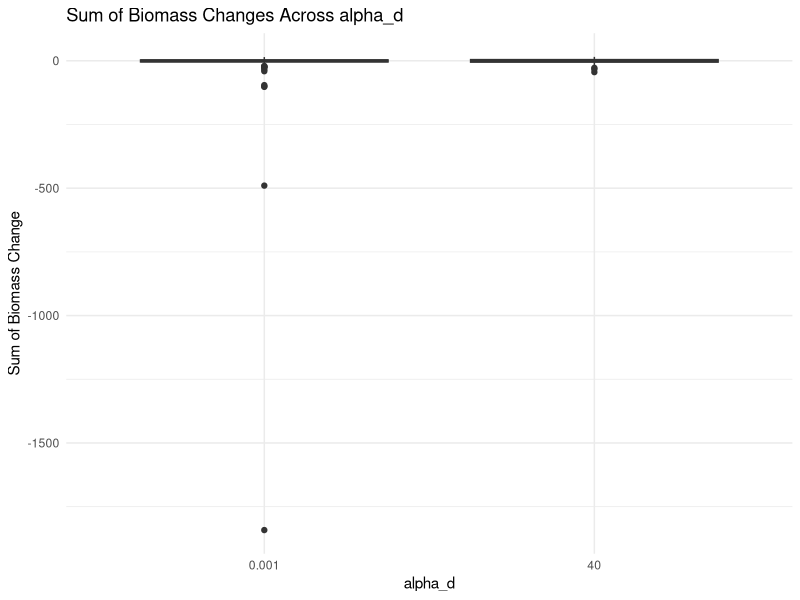
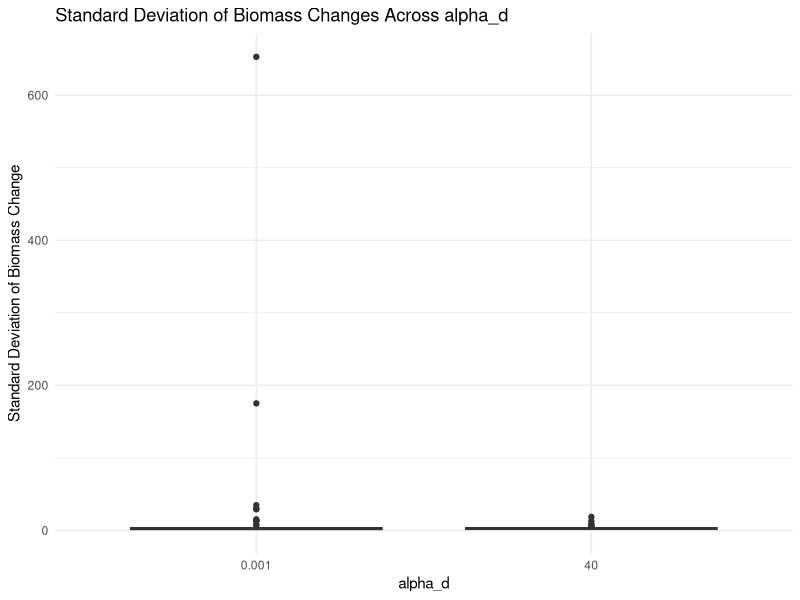
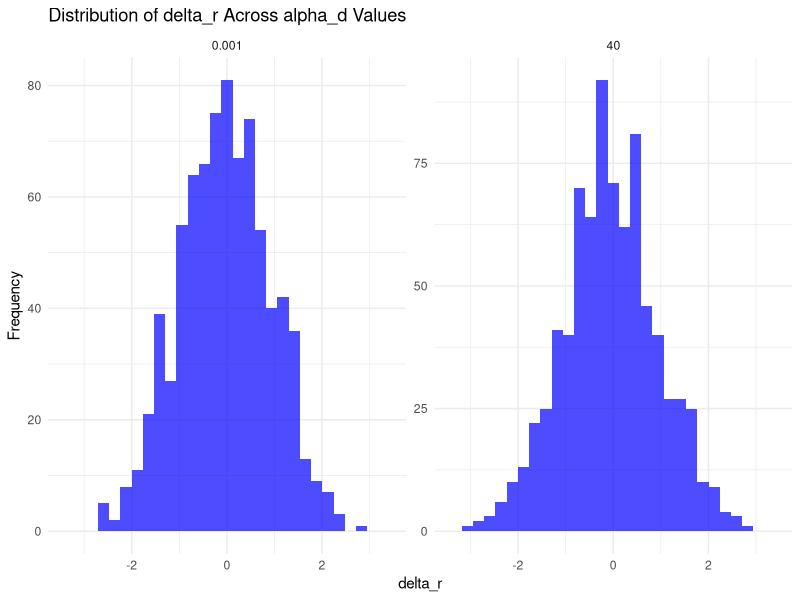
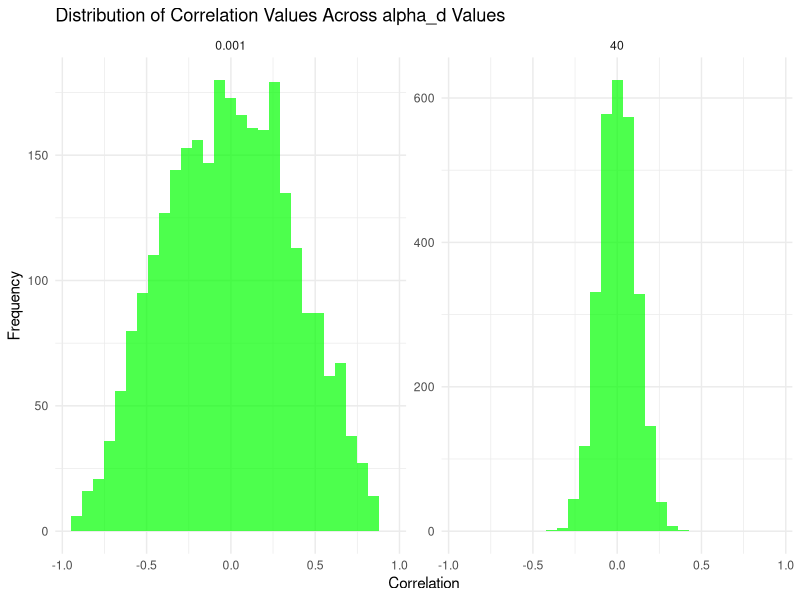
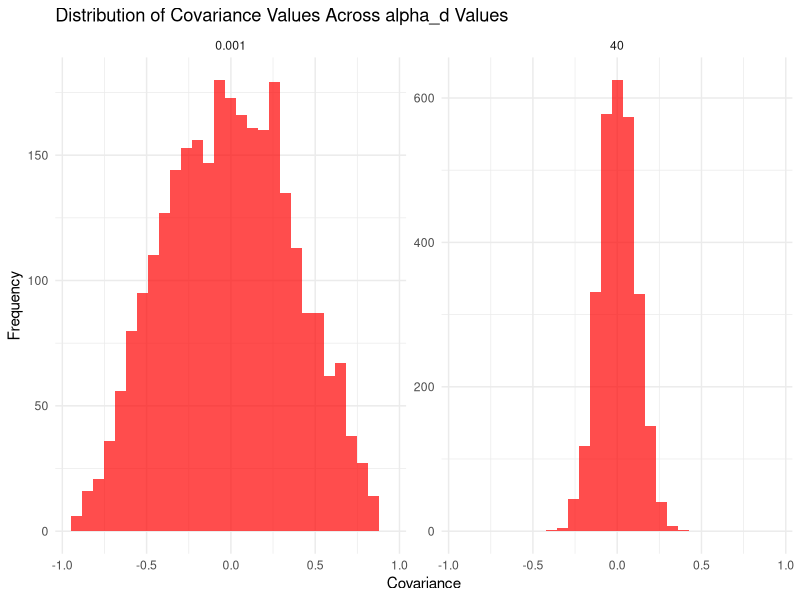

Write the R code that produced these figures, in order.
library(ggplot2)
library(tidyr)
library(dplyr)
library(Matrix)
library(deSolve)
library(clusterGeneration)


# Function to simulate quantitative network
sim_quantitative_network <- function(Net_type, S, C, aij_params) {
  A <- matrix(0, S, S)
  n_pairs <- S * (S - 1) / 2
  B <- runif(n_pairs) <= C
  if (Net_type == "predator-prey") { 
    aij <- -abs(rnorm(n_pairs, aij_params[1], aij_params[2]))
    A[upper.tri(A)] <- B * aij
    A <- t(A)
    aij <- abs(rnorm(n_pairs, aij_params[1], aij_params[2]))
    A[upper.tri(A)] <- B * aij
  } 
  diag(A) <- -runif(S, min = 0, max = 1)
  while(max(Re(eigen(A)$values)) > 0){
    diag(A) <- -runif(S, min = 0, max = 1)
  }
  return(A)
}

# Function to simulate dynamics
fw.model <- function(t, B, params) {
  with(as.list(c(B, params)), {
    B[B < 10^-8] <- 0 
    B[B < 0] <- 0 # Prevent negative biomass
    dBdt <- (params$r + params$A %*% B) * B
    list(dBdt)
  })
}


eventfun <- function(t, B, parms){
  with(as.list(B), {
    B[B < 1e-6] <- 0
    return(B)
  })
}

simulate_dynamics_c <- function(params, model, init_biomass = runif(params$S, min = 1, max = 10)) {
  init_biomass <- as.numeric(init_biomass)
  times <- seq(from = 1, to = params$maxt)
  out <- deSolve::ode(
    y = init_biomass,
    times = times,
    func = fw.model,
    parms = params,
    events = list(func = eventfun, time = times)
  ) %>% as.data.frame()
  return(out)
}


# Function to simulate response
simulate_response <- function(S, C, aij_params, mu_delta_r, sd_delta_r, sd_X, maxt, alpha_d){
  
  # Compute C matrix using rcorrmatrix
  cor_matrix <- clusterGeneration::rcorrmatrix(d = S, alphad = alpha_d)
  
  # Create covariance matrix
  covMat <- diag(sd_X) %*% cor_matrix %*% diag(sd_X)
  
  # Simulate interaction matrix A
  A <- sim_quantitative_network("predator-prey", S = S, C = C, aij_params = aij_params)
  
  equilibrium_pre <- runif(S, 1, 10)
  r_pre <- -A %*% equilibrium_pre
  dyn_params <- list(A = A, r = r_pre, S = S, maxt = maxt) 
  pre_perturb <- simulate_dynamics_c(dyn_params, fw.model)
  equilibrium_pre <- as.numeric(pre_perturb[nrow(pre_perturb), -1])
  
  # Generate delta_r
 #scaling_factor <- 1 / alpha_d
 # delta_r <- MASS::mvrnorm(n = 1, mu = rep(0, S), Sigma = scaling_factor * covMat, empirical = FALSE)
  delta_r <- MASS::mvrnorm(n = 1, mu =  rep(0, S), Sigma = covMat, empirical = FALSE)
  
  dyn_params$r <- dyn_params$r + delta_r 
  post_perturb <- simulate_dynamics_c(dyn_params, fw.model, init_biomass = equilibrium_pre)
  equilibrium_post <- as.numeric(post_perturb[nrow(post_perturb), -1])
  
  df <- data.frame(species = paste0("sp", c(1:S)), 
                   X_pre = equilibrium_pre, 
                   X_post = equilibrium_post)
  
  return(list(df = df, pre_perturb = pre_perturb, 
              post_perturb = post_perturb, 
              Sigma = covMat, 
              C_matrix = cor_matrix, 
              delta_r = delta_r))
}




# Set up the alpha_d values and species number to test
alpha_d_values <- c(0.001, 40)
S <- 8  # Fixed number of species

# Run the simulation for a fixed number of species and varying alpha_d values
results <- data.frame()

# Initialize delta_r_values, cor_values, and cov_values
delta_r_values <- data.frame(species = character(0), alpha_d = numeric(0), delta_r = numeric(0))
cor_values <- data.frame(alpha_d = numeric(0), correlation = numeric(0))
cov_values <- data.frame(alpha_d = numeric(0), covariance = numeric(0))

nsim <- 100  # Number of simulations per scenario

for (alpha_d in alpha_d_values) {
  print(paste("Running simulation for alpha_d =", alpha_d))
  
  for (j in 1:nsim) {
    result <- simulate_response(S = S, 
                                C = 0.2, 
                                aij_params = c(0, 0.5), 
                                mu_delta_r = 0, 
                                sd_delta_r = 0.5, 
                                sd_X = rep(1, S), 
                                maxt = 100, 
                                alpha_d = alpha_d)
    
    df <- result$df
    delta_r <- result$delta_r  # Capture delta_r values
    cor_matrix <- result$C_matrix  # Correlation matrix
    cov_matrix <- result$Sigma  # Covariance matrix
    
    # Store results for sum_deltaX and sd_deltaX
    results <- rbind(
      results,
      data.frame(
        alpha_d = alpha_d,
        sum_deltaX = sum(df$X_pre - df$X_post),
        sd_deltaX = sd(df$X_pre - df$X_post),
        var_deltaX = var(df$X_pre - df$X_post)
      )
    )
    
    # Store delta_r values for each species
    delta_r_df <- data.frame(
      alpha_d = rep(alpha_d, length(delta_r)),
      delta_r = delta_r,
      species = paste0("sp", seq_len(S))
    )
    
    # Store the values from the correlation and covariance matrices
    n_upper_tri <- S * (S - 1) / 2  # Number of elements in the upper triangle of the matrix
    
    cor_df <- data.frame(
      alpha_d = rep(alpha_d, n_upper_tri),
      correlation = cor_matrix[upper.tri(cor_matrix)]
    )
    
    cov_df <- data.frame(
      alpha_d = rep(alpha_d, n_upper_tri),
      covariance = cov_matrix[upper.tri(cov_matrix)]
    )
    
    # Append to results data frames
    delta_r_values <- rbind(delta_r_values, delta_r_df)
    cor_values <- rbind(cor_values, cor_df)
    cov_values <- rbind(cov_values, cov_df)
  }
}


# Plot results
# 1. Sum of biomass changes
p1 <- ggplot(results, aes(x = as.factor(alpha_d), y = sum_deltaX)) +
  geom_boxplot(fill = "skyblue") +
  labs(title = "Sum of Biomass Changes Across alpha_d", x = "alpha_d", y = "Sum of Biomass Change") +
  theme_minimal()

# 2. Standard deviation of biomass changes
p2 <- ggplot(results, aes(x = as.factor(alpha_d), y = sd_deltaX)) +
  geom_boxplot(fill = "orange") +
  labs(title = "Standard Deviation of Biomass Changes Across alpha_d", x = "alpha_d", y = "Standard Deviation of Biomass Change") +
  theme_minimal()


print(p1)
print(p2)

###########################

# Calculate global x-axis limits for delta_r, correlation, and covariance
delta_r_limits <- range(delta_r_values$delta_r, na.rm = TRUE)
correlation_limits <- range(cor_values$correlation, na.rm = TRUE)
covariance_limits <- range(cov_values$covariance, na.rm = TRUE)

# 1. Distribution of delta_r values across alpha_d
p3 <- ggplot(delta_r_values, aes(x = delta_r)) +
  geom_histogram(bins = 30, fill = "blue", alpha = 0.7) +
  facet_wrap(~ alpha_d, scales = "free") +
  xlim(delta_r_limits) +  # Apply global limits
  theme_minimal() +
  ggtitle("Distribution of delta_r Across alpha_d Values") +
  labs(x = "delta_r", y = "Frequency")

# 2. Distribution of correlation values across alpha_d
p4 <- ggplot(cor_values, aes(x = correlation)) +
  geom_histogram(bins = 30, fill = "green", alpha = 0.7) +
  facet_wrap(~ alpha_d, scales = "free") +
  xlim(correlation_limits) +  # Apply global limits
  theme_minimal() +
  ggtitle("Distribution of Correlation Values Across alpha_d Values") +
  labs(x = "Correlation", y = "Frequency")

# 3. Distribution of covariance values across alpha_d
p5 <- ggplot(cov_values, aes(x = covariance)) +
  geom_histogram(bins = 30, fill = "red", alpha = 0.7) +
  facet_wrap(~ alpha_d, scales = "free") +
  xlim(covariance_limits) +  # Apply global limits
  theme_minimal() +
  ggtitle("Distribution of Covariance Values Across alpha_d Values") +
  labs(x = "Covariance", y = "Frequency")


print(p3)
print(p4)
print(p5)
             
